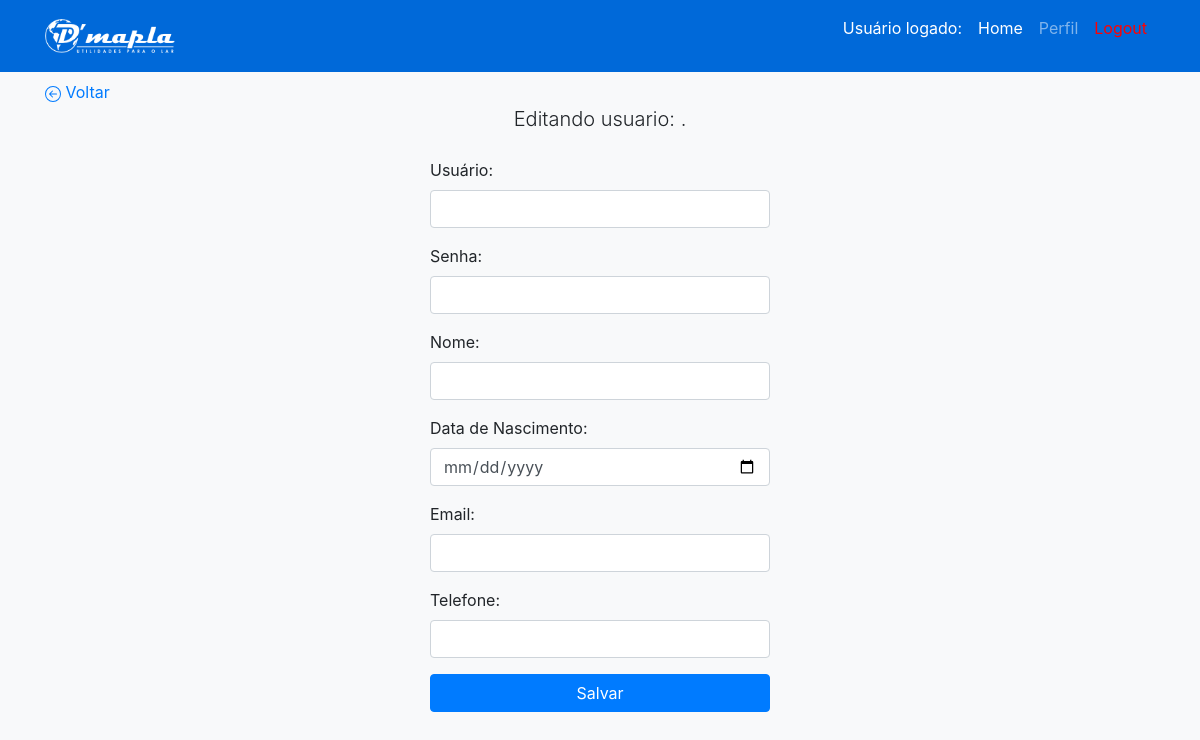
Page /edit/4 on the earlier database version.
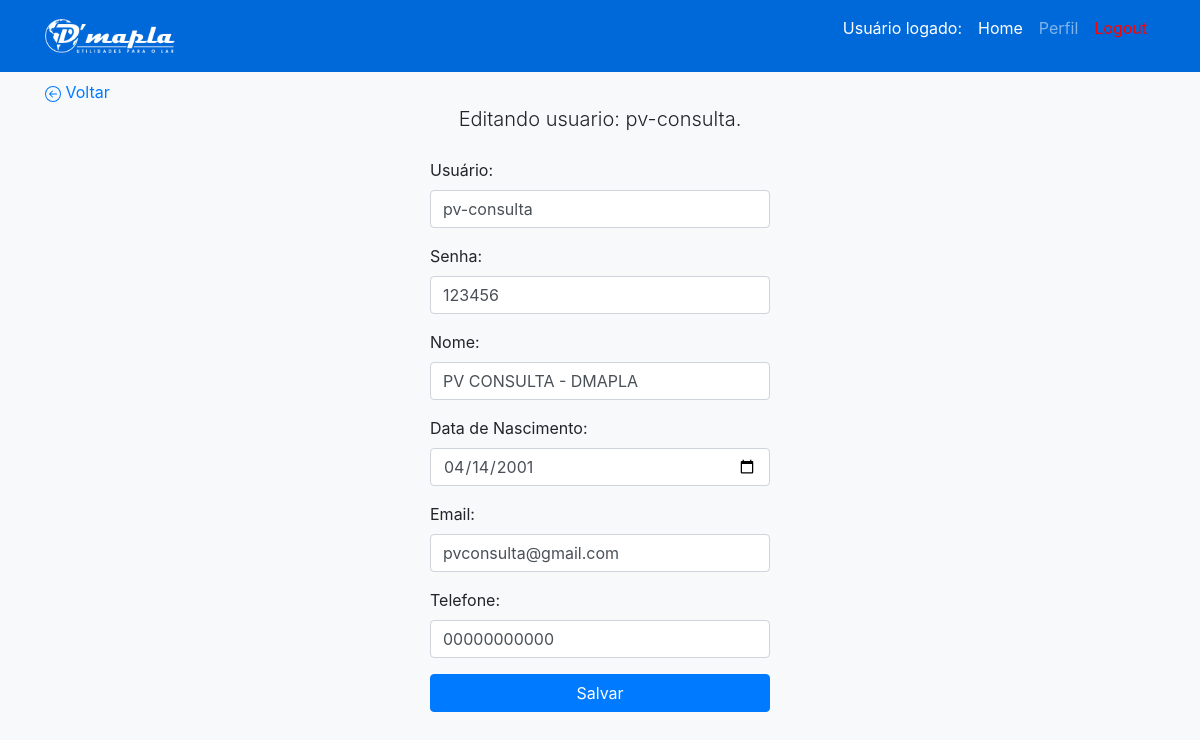
Same page on the later database version.
### app.py (models this page shows, shortened)
class Usuarios(db.Model):
    id = db.Column('id', db.Integer, primary_key=True, autoincrement=True)
    name = db.Column(db.String(150))
    username = db.Column(db.String(150))
    password = db.Column(db.String(150))
    age = db.Column(db.String(150))
    email = db.Column(db.String(150))
    phone = db.Column(db.String(150))

### app.py (the view, shortened to what this page needs)
@app.route('/edit/<int:id>', methods=['GET', 'POST'])
def edit(id):
    usuario = Usuarios.query.get(id)
    return render_template('editar.html', usuario=usuario)

### templates/editar.html (shortened to what this page needs)
<!DOCTYPE html>
<html lang="pt-br">
    <head>
        <link rel="stylesheet" href="https://stackpath.bootstrapcdn.com/bootstrap/4.5.2/css/bootstrap.min.css">
        <link rel="stylesheet" href="{{url_for('static', filename='css/style.css')}}">
    </head>
    <body>
        <nav class="navbar navbar-expand-lg navbar-dark bg-dark" style="background-color: #0069d9 !important;">
            <div class="container">
                <a class="navbar-brand" href="/"><img class="logo-img" src="{{url_for('static', filename='img/lgwhite.png')}}" alt="logo dmapla"></a>
                <div class="collapse navbar-collapse" id="navbarNav">
                    <ul class="navbar-nav ml-auto">
                        <li class="nav-item active">
                            <p class="nav-link active">Usuário logado: <span style="color: green;"> <b>{{session['username']}}</b></span></p>
                        </li>
                        <li class="nav-item active">
                            <a class="nav-link active" href="/">Home</a>
                        </li>
                        <li class="nav-item">
                            <a class="nav-link" href="/perfil">Perfil</a>
                        </li>
                        <li class="nav-item">
                            <a class="nav-link" href="/logout" style="color: red;">Logout</a>
                        </li>
                    </ul>
                </div>
            </div>
        </nav>
        <div class="jumbotron jumbotron-fluid bg-light text-center py-2 mb-0">
            <div class="container">
                <div style="width: 100%;display: flex;/* align-items: flex-end; */justify-content: flex-start;">
                    <a href="/" style="text-decoration: none;"> Voltar</a>
                </div>
                <p class="lead">Editando usuario: {{usuario.username}}.</p>
            </div>
        </div>
        <div class="container" style="display: flex; align-content: center; flex-wrap: nowrap; justify-content: center; align-items: center;">
                    <div class="col-md-4">
                        <form action="/edit/{{ usuario.id }}" method="post">
                            <div class="form-group">
                                <label for="user">Usuário:</label>
                                <input type="text" name="user" id="user" value="{{usuario.username}}" required="true" class="form-control">
                            </div>
                            <div class="form-group">
                                <label for="senha">Senha:</label>
                                <input type="text" name="senha" id="senha" value="{{usuario.password}}" required="true" class="form-control">
                            </div>
                            <div class="form-group">
                                <label for="name">Nome:</label>
                                <input type="text" name="name" id="name" value="{{usuario.name}}" required="true" class="form-control">
                            </div>
                            <div class="form-group">
                                <label for="age">Data de Nascimento:</label>
                                <input type="date" name="age" id="age" value="{{usuario.age}}" required="true" class="form-control">
                            </div>
                            <div class="form-group">
                                <label for="email">Email:</label>
                                <input type="text" name="email" id="email" value="{{usuario.email}}" required="true" class="form-control">
                            </div>
                            <div class="form-group">
                                <label for="phone">Telefone:</label>
                                <input type="text" name="phone" id="phone" value="{{usuario.phone}}" required="true" class="form-control">
                            </div>
                        </form>
                        <div class="form-group">
                            <button type="submit" class="btn btn-primary" style="width: 100%;" onclick="show_confirm()">Salvar</button>
                        </div>
                    </div>
                </div>
    </body>
</html>

### static/css/style.css (style rules this page uses)
body { background-color: #f8f9fa!important; }
.logo-img { width: 130px; }
.form-group { text-align: left !important; }

Differences in the rows shown:
added Usuarios: username "pv-consulta", user "pv-consulta", senha "123456", name "PV CONSULTA - DMAPLA", age "04/14/2001", email "pvconsulta@gmail.com", phone "00000000000"
